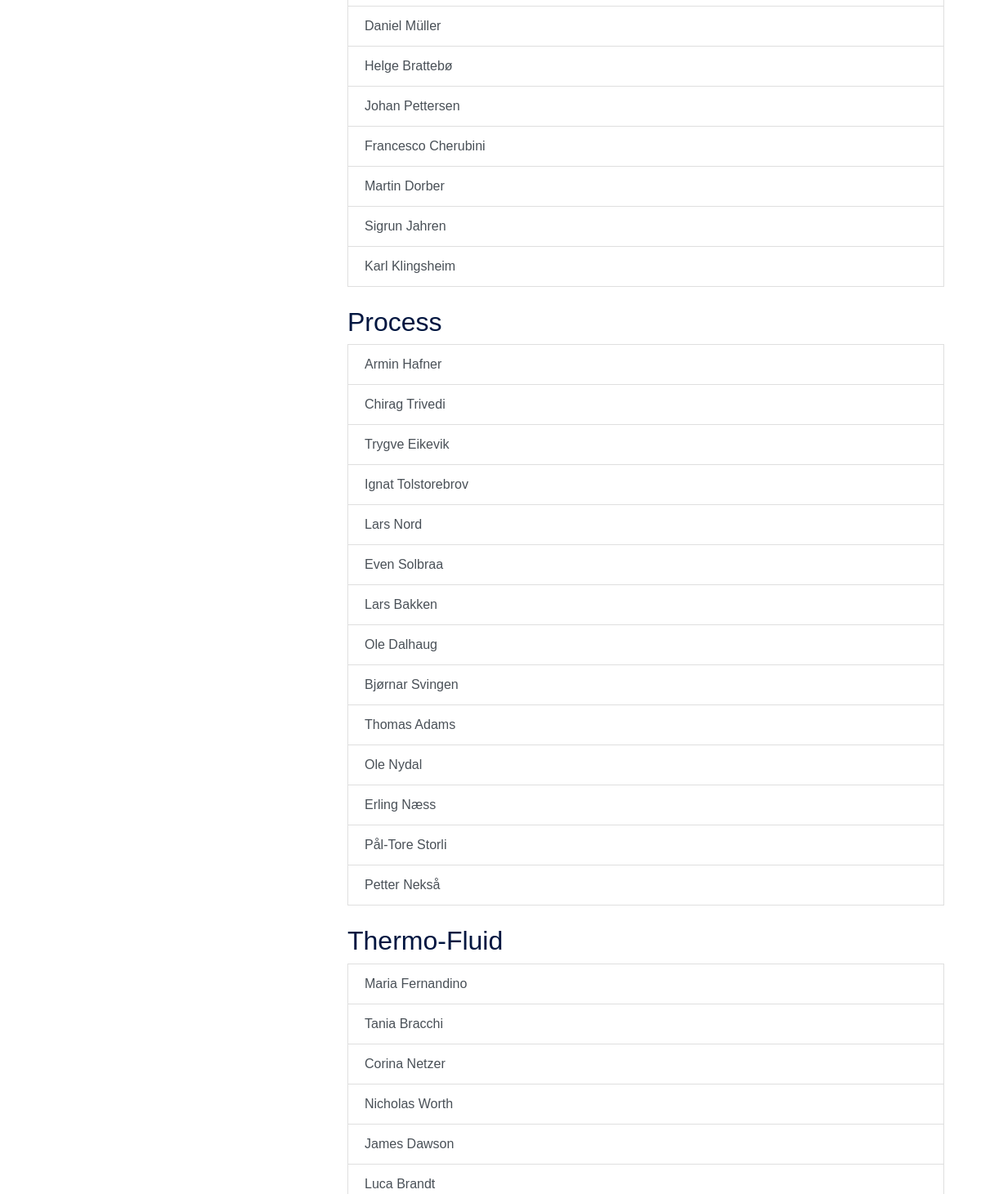
Before: /persons/ (middle part) with the older database file.
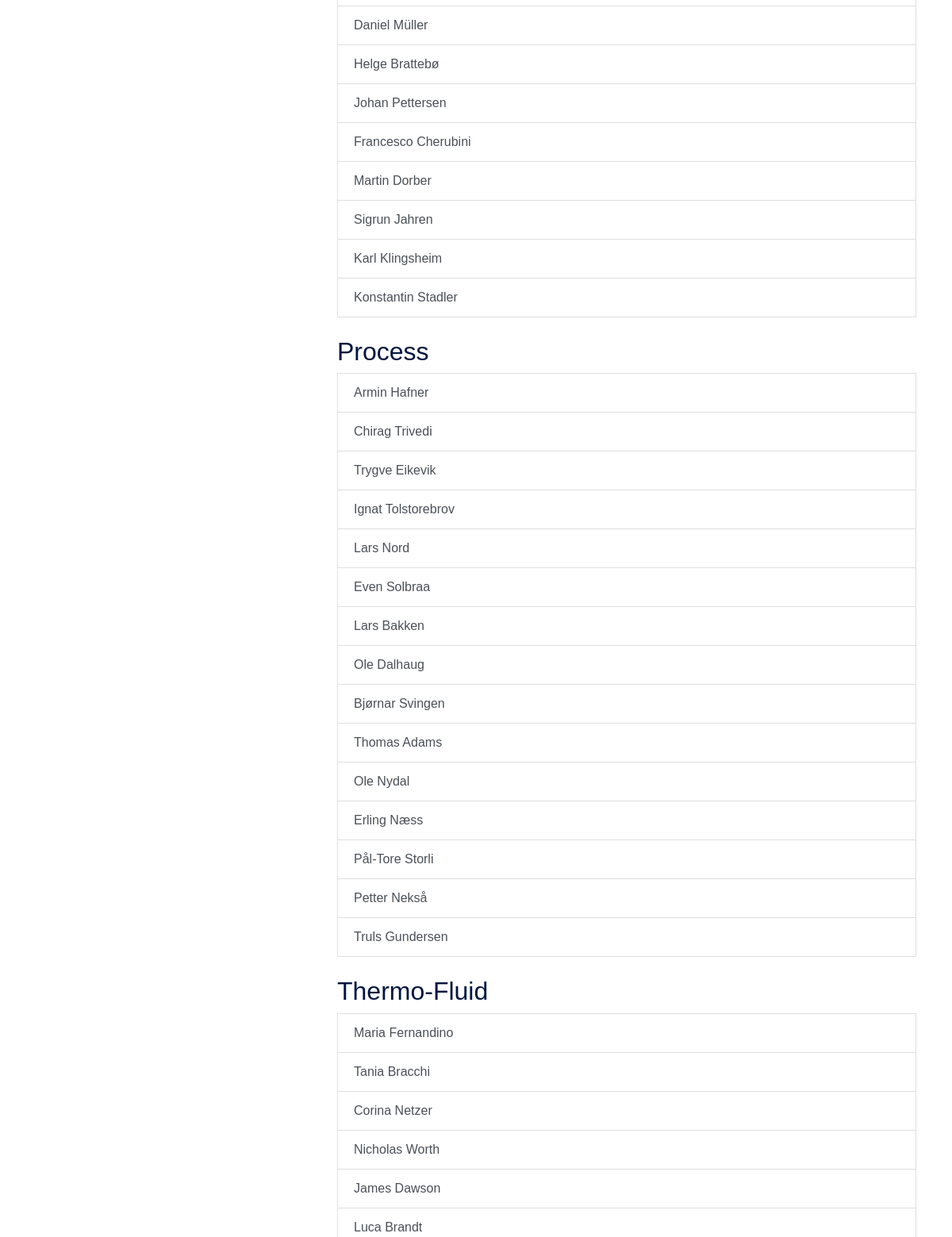
After: the same page with the newer database file.
### app_teaching/models.py (models this page shows)
class Person(models.Model):
    first_name = models.CharField(
        unique=False,
        null=False,
        blank=False,
        max_length=50
    )
    middle_name = models.CharField(
        unique=False,
        null=True,
        blank=True,
        max_length=50
    )
    last_name = models.CharField(
        unique=False,
        null=False,
        blank=False,
        max_length=50
    )
    position = models.CharField (null = False,blank=False,choices = role_choices,
                            max_length=3,default='-')
    groupe = models.CharField (null = False,blank=False,choices = groupe_choices,
                            max_length=3,default='-')
    courses = models.ManyToManyField(
        Course,
        null = True,
        related_name='courses'
    )
    activities = models.ManyToManyField(
        Position_Activity,
        related_name='activities'
    )
    def __str__(self):
        return self.first_name + ' ' + self.last_name

### app_teaching/views.py (the view)
# urls.py: path('persons/', views.persons, name = 'persons'),
def persons(request):
    all_persons= models.Person.objects.all()
    return render(request,'persons.html',{'persons': all_persons})

### app_teaching/templates/persons.html (shortened to what this page needs)
{% extends 'base.html' %}
{%block content%}
<ul class = "list-group">
    <br>
<br>
{%for person in persons%}
{%if person.groupe == 'i' %}
    <a class = "list-group-item list-group-item-action" href = " {% url 'person_details' person.id %}">
        {{person}}
    </a>
{%endif%}
{%endfor%}
<br>
<h2>Process</h2>
{%for person in persons%}
{%if person.groupe == 'p' %}
    <a class = "list-group-item list-group-item-action" href = " {% url 'person_details' person.id %}">
        {{person}}
    </a>
{%endif%}
{%endfor%}
<br>
<h2>Thermo-Fluid</h2>
{%for person in persons%}
{%if person.groupe == 't' %}
    <a class = "list-group-item list-group-item-action" href = " {% url 'person_details' person.id %}">
        {{person}}
    </a>
{%endif%}
{%endfor%}
</ul>
{%endblock content%}

Changed rows visible on the page:
added Person: first_name+last_name "Konstantin Stadler"
added Person: first_name+last_name "Truls Gundersen", shown under "Process"
